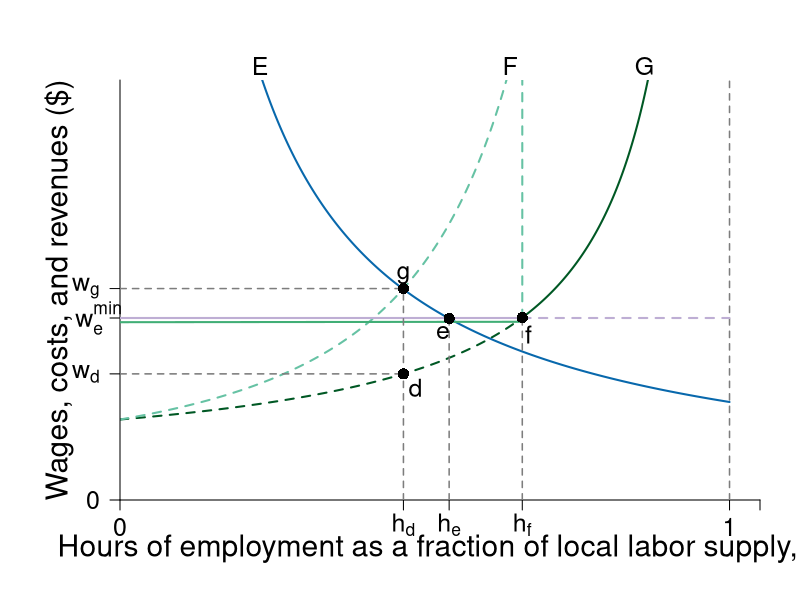

The R source for this figure:
require(shape)
require(plotrix)
jpeg(file = "employment/monopsony_minwage_quiz_part2.jpg", width = 6*120, height = 4.5*120)

#Set parameters for graphics
axislabelsize <- 1.8
labelsize <- 1.5
namesize <- 1.8
annotatesize <- 1.5
graphlinewidth <- 2
segmentlinewidth <- 1.5

COL <- c("#7fc97f", "#beaed4", "#fdc086", "#ffff99", "#386cb0", "#f0027f", "#bf5b17", "#666666")
COLA <- c("#e0f3db", "#99d8c9","#66c2a4","#41ae76", "#238b45", "#005824")
COLB <- c("#c6dbef", "#4eb3d3", "#2b8cbe", "#0868ac","#084081")
COLC <- c("#fcfbfd", "#efedf5", "#dadaeb", "#bcbddc", "#9e9ac8", "#807dba", "#6a51a3", "#54278f", "#3f007d")
grays <- gray.colors(25, start = 1, end = 0)


WageFn <- function(h, ubar = 3, B = 2, t = 0.8) {
  B + ubar + (ubar - ubar*t +  ubar*t*h )/(t*(1 - h))
}

Mch <- function(h, ubar = 3, B = 2, t = 0.8) {
  B + ubar + (ubar - ubar*t +  ubar*t*h )/(t*(1 - h))+ (ubar*h)/(t*(1-h)^2)
}


MRP <- function(h, constant = 7, slope = 1){
  constant/(slope*h)
}

# mrp2 <- function(h, constant = 4, power = 2){
#   constant/(h^power)
# }

costRevSol <- function(h, constant = 7, ubar = 3, B = 2, t = 0.8){
  B + ubar + (ubar - ubar*t +  ubar*t*h )/(t*(1 - h)) + (ubar*h)/(t*(1-h)^2) - constant/h
}

#uniroot(costRevSol(x, constant = 7, ubar = 3, B = 2, t = 0.8), lower = 0.01, upper = 1)

par(mar =  c(5, 6, 4, 2))

xlims <- c(0, 1.05)
ylims <- c(0, 30)

plot(0, 0, xlim = xlims, ylim = ylims, type = "n",
     xlab = "",
     ylab = "",
     xaxt = "n", 
     yaxt = "n",
     cex.lab = axislabelsize, 
     bty = "n", 
     xaxs="i", 
     yaxs="i")

npts <- 500 
npts2 <- 501

#Guesses at intersections
LPoints <- c(0.465, 0.56) 
IPoints <- c(0.415, 0.54, 0.66)
BPoints <- c(0.37, 0.53, 0.78)

#Specify the sequences of points for graphing. 
xx1 <- seq(xlims[1], IPoints[3], length.out = npts)
xx2 <- seq(IPoints[3], 1, length.out = npts)
xx3 <- seq(xlims[1], IPoints[3], length.out = npts)
xx4 <- seq(IPoints[3], 1, length.out = npts)
xx5 <- seq(xlims[1], 1, length.out = npts)


#Draw the lines for the graphs
lines(xx3, WageFn(xx3), col = COLA[6], lwd = graphlinewidth, lty = 2)
lines(xx4, WageFn(xx4), col = COLA[6], lwd = graphlinewidth, lty = 1)
lines(xx1, Mch(xx1), col = COLA[3], lwd = graphlinewidth, lty = 2)
lines(xx2, Mch(xx2), col = COLA[3], lwd = graphlinewidth, lty = 1)
lines(xx5, MRP(xx5), col = COLB[4], lwd = graphlinewidth)
#lines(xx1, mrp2(xx1), col = COLB[4], lwd = graphlinewidth)

#lines(xx2, solowCondition(xx2, delta = 5), col = COL[3], lwd = 4)
#lines(xx2, solowInfeas(xx2, delta = 5), col = COL[1], lwd = 4, lty = 2)




#Customize ticks and labels for the plot
ticksy <- c(0, 13, WageFn(LPoints[1]),  Mch(LPoints[1]), 40)
ylabels <- c(0, NA, expression(paste(w[d])), expression(paste(w[g])), NA)
ticksx <- c(0,  LPoints[1], IPoints[2],  IPoints[3], 1, xlims[2])
xlabels <- c(0,  expression(paste(h[d])), expression(paste(h[e])), expression(paste(h[f])),  1.0, NA)
axis(1, at = ticksx, pos = 0, labels = xlabels, cex.axis = labelsize)
axis(2, at = ticksy, pos = 0, labels = ylabels, las = 1,cex.axis = labelsize)

text(-0.035, 13,  expression(paste(w[e]^min)), xpd = TRUE, cex = labelsize) 


#Axis labels 
text(0.5*xlims[2], -3.5,  expression(paste("Hours of employment as a fraction of local labor supply, ", h)), xpd = TRUE, cex = axislabelsize) 
text(-0.1, 0.5*ylims[2], expression(paste("Wages, costs, and revenues ($)")), xpd = TRUE, cex = axislabelsize, srt = 90) 


#Annotation of the  graphs
# text(0.86, 43, expression(paste("Average cost")), cex = labelsize, xpd = TRUE)
# text(0.86, 41, expression(paste(ach)), cex = labelsize, xpd = TRUE)
text(0.86, 31, expression(paste(G)), cex = labelsize, xpd = TRUE)

# text(0.62, 43, expression(paste("Marginal cost")), cex = labelsize, xpd = TRUE)
# text(0.62, 41, expression(paste(mch)), cex = labelsize, xpd = TRUE)
text(0.64, 31, expression(paste(F)), cex = labelsize, xpd = TRUE)

# text(0.2, 43, expression(paste("Marginal revenue product")), cex = labelsize, xpd = TRUE)
# text(0.2, 41, expression(paste(mrph)), cex = labelsize, xpd = TRUE)
text(0.23, 31, expression(paste(E)), cex = labelsize, xpd = TRUE)


#Second nonsense line 
segments(0,Mch(LPoints[1]) , LPoints[1], Mch(LPoints[1]) , lty = 2, lwd = segmentlinewidth, col = grays[20])


#Labor supply
segments(1, 0, 1, 42, lty = 2, lwd = segmentlinewidth, col = grays[20])
text(1.04, 43, expression(paste("Labor")), cex = labelsize, xpd = TRUE)
text(1.04, 41, expression(paste("supply")), cex = labelsize, xpd = TRUE)

#Line for the absolute maximum quality
#segments(1, 0, 1, 42, lty = 2, lwd = 3, col = "darkgray")
#segments(0.75, 0, 0.75, 20, lty = 2, lwd = 2, col = "darkgray")

#Arrows(0.8, 15, 0.8, 19, col = "black", lty = 1, lwd = 2, arr.type = "triangle")
#Arrows(0.8, 15, 0.8, 6, col = "black", lty = 1, lwd = 2, arr.type = "triangle")
#text(0.92, 12.5, expression(paste("Employment Rent")))

#Text to indicate delta = 5
#text(0.2, 38, expression(paste("Wage Function")))
#text(0.2, 36, expression(paste("set to ", delta, " = 5")))


#Fixed wage comparison
#segments(0, 12.5, 1, 12.5, lty = 2, lwd = graphlinewidth, col = COLB[3])


#Guesses at intersections
LPoints <- c(0.465, 0.56) 
IPoints <- c(0.415, 0.54, 0.66)
# points(BPoints[2], Mch(BPoints[2]), pch = 16, col = "black", cex = 1.5)
# text(BPoints[2] + 0.02, Mch(BPoints[2]) - 1, expression(paste(m)), cex = labelsize)

#Binding minimum wage
segments(0, 13, IPoints[3], 13, lty = 1, lwd = graphlinewidth, col = COL[2])
segments(IPoints[3], 13, 1, 13, lty = 2, lwd = graphlinewidth, col = COL[2])

#Green part of min wage
segments(0, 13 - 0.3, IPoints[3], WageFn(IPoints[3]) - 0.3, lty = 1, lwd = graphlinewidth, col = COLA[4])

#Segment of discontinuous mch
segments(IPoints[3], 13, IPoints[3], Mch(IPoints[3]), lty = 2, lwd = graphlinewidth, col = COLA[3])


segments(IPoints[2], 0, IPoints[2], MRP(IPoints[2]), lty = 2, lwd = segmentlinewidth, col = grays[20])
points(IPoints[2], MRP(IPoints[2]), pch = 16, col = "black", cex = 1.5)
text(IPoints[2] - 0.01, MRP(IPoints[2]) - 1, expression(paste(e)), cex = labelsize)

# points(IPoints[3], Mch(IPoints[3]), pch = 16, col = "black", cex = 1.5)
# text(IPoints[3] + 0.02, Mch(IPoints[3]), expression(paste(f)), cex = labelsize)

# points(IPoints[1], Mch(IPoints[1]), pch = 16, col = "black", cex = 1.5)
# text(IPoints[1] + 0.01, Mch(IPoints[1]) - 1.2, expression(paste(g)), cex = labelsize)

segments(IPoints[3], 0, IPoints[3], WageFn(IPoints[3]), lty = 2, lwd = segmentlinewidth, col = grays[20])
points(IPoints[3], WageFn(IPoints[3]), pch = 16, col = "black", cex = 1.5)
text(IPoints[3] + 0.01, WageFn(IPoints[3]) - 1.2, expression(paste(f)), cex = labelsize)

#Segment to original monopsony outcome
#segments(0, Mch(LPoints[1]), LPoints[1], Mch(LPoints[1]), lty = 2, lwd = segmentlinewidth, col = grays[20])
segments(LPoints[1], 0 , LPoints[1], Mch(LPoints[1]), lty = 2, lwd = segmentlinewidth, col = grays[20])
segments(0, WageFn(LPoints[1]), LPoints[1], WageFn(LPoints[1]), lty = 2, lwd = segmentlinewidth, col = grays[20])

#Point where min wage intersects mc(h)
# points(IPoints[1], Mch(IPoints[1]), pch = 16, col = "black", cex = 1.5)
# text(IPoints[1] - 0.03, MRP(IPoints[1]), expression(paste(a)), cex = labelsize)


#Monopsony points
# points(LPoints[1], Mch(LPoints[1]), pch = 16, col = "black", cex = 1.5)
# text(LPoints[1] - 0.03, MRP(LPoints[1]), expression(paste(a)), cex = labelsize)
# points(LPoints[1], WageFn(LPoints[1]), pch = 16, col = "black", cex = 1.5)
# text(LPoints[1] + 0.02, WageFn(LPoints[1]) - 1, expression(paste(m)), cex = labelsize)



#Arrow to mrp = mcl
# Arrows(IPoints[2], MRP(IPoints[2]) + 13, IPoints[2], MRP(LPoints[2]) + 2, col = "black", lty = 1, lwd = 2, arr.type = "triangle")
# text(LPoints[1] - 0.02, Mch(LPoints[1]) + 15, expression(paste("Profit maximum at")), cex = labelsize)
# text(LPoints[1]- 0.02, Mch(LPoints[1]) + 12, expression(paste(mrph == mch,phantom() == w[i]^min)), cex = labelsize)

#Arrows for effects of min wage
# Arrows(LPoints[1] + 0.01, -2.1, IPoints[2] - 0.03, -2.1, col = "black", lty = 1, lwd = 2, arr.type = "triangle", xpd = TRUE)
# Arrows(-0.06, WageFn(LPoints[1]) + 0.5, - 0.06, MRP(IPoints[2]) - 1.5, col = "black", lty = 1, lwd = 2, arr.type = "triangle", xpd = TRUE)


# text(0.15, MRP(IPoints[2]) + 3.5, expression(paste("Minimum")), cex = labelsize)
# text(0.15, MRP(IPoints[2]) + 1.5, expression(paste("wage, ", w[i]^min)), cex = labelsize)

# segments(LPoints[1], 0 , LPoints[1], Mch(LPoints[1]), lty = 2, lwd = segmentlinewidth, col = grays[20])
# segments(0, WageFn(LPoints[1]), LPoints[1], WageFn(LPoints[1]), lty = 2, lwd = segmentlinewidth, col = grays[20])



points(LPoints[1], Mch(LPoints[1]), pch = 16, col = "black", cex = 1.5)
text(LPoints[1], MRP(LPoints[1]) + 1, expression(paste(g)), cex = labelsize)


points(LPoints[1], WageFn(LPoints[1]), pch = 16, col = "black", cex = 1.5)
text(LPoints[1] + 0.02, WageFn(LPoints[1]) - 1, expression(paste(d)), cex = labelsize)


dev.off()
